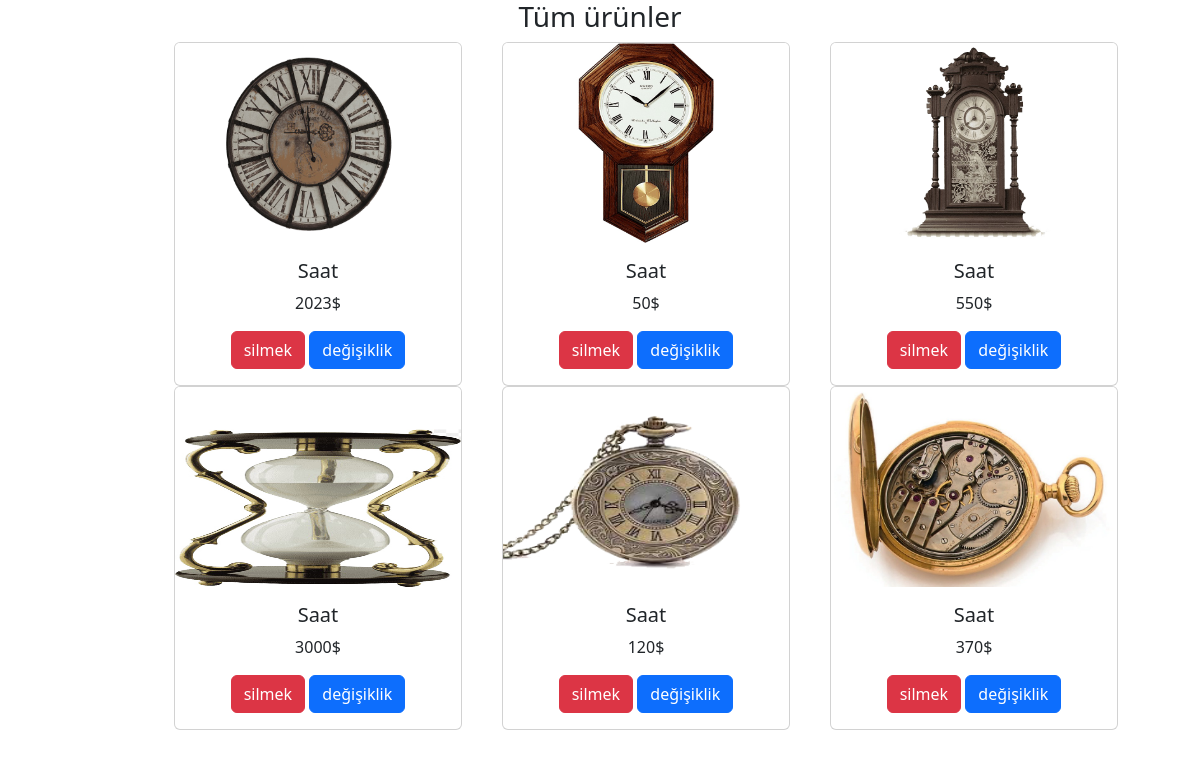
Screenshot of /internet-pro/products.php with the database file from the repository.
### tables this page shows
CREATE TABLE `prod` (
  `id` int(255) NOT NULL,
  `name` text NOT NULL,
  `price` text NOT NULL,
  `image` text NOT NULL
);

### internet-pro/products.php (the view, shortened to what this page needs)
<!DOCTYPE html>
<html lang="en">
<head>
    <link rel="stylesheet" href="css/products.css">
    <link rel="stylesheet" href="	https://cdn.jsdelivr.net/npm/bootstrap@5.3.0-alpha1/dist/css/bootstrap.min.css">
</head>
<body>
    <center>
    <h3>Tüm ürünler</h3>
    </center>
    <?php
    include('config.php');
    $result=mysqli_query($con,'SELECT * FROM prod');
    while($row=mysqli_fetch_array($result)){
        echo "
        <center>
        <main>
        <div class='container'>
        <div class='card' style='width: 18rem;'>
        <img src='$row[image]' class='card-img-top'>
        <div class='card-body'>
        <h5 class='card-title'>$row[name]</h5>
        <p class='card-text'>$row[price]</p>
        <a href='delet.php? id=$row[id]' class='btn btn-danger'>silmek</a>
        <a href='update.php? id=$row[id]' class='btn btn-primary'>değişiklik</a>
        </div>
    </div>
    </div>
    </main>
        </center>
        ";
    }
    ?>
</body>
</html>

### internet-pro/css/products.css (style rules this page uses)
.card { float:right; margin-right: 70px; }
.card img { width: 100%; height: 200px; }
@media (max-width:1200px) { .card { float:right; margin-right: 40px; } }
@media (max-width:1200px) { .card img { width: 100%; height: 200px; } }

### rows the page displays
prod: image (picture), name "Saat", price "550$"
prod: image (picture), name "Saat", price "50$"
prod: image (picture), name "Saat", price "2023$"
prod: image (picture), name "Saat", price "370$"
prod: image (picture), name "Saat", price "120$"
prod: image (picture), name "Saat", price "3000$"
